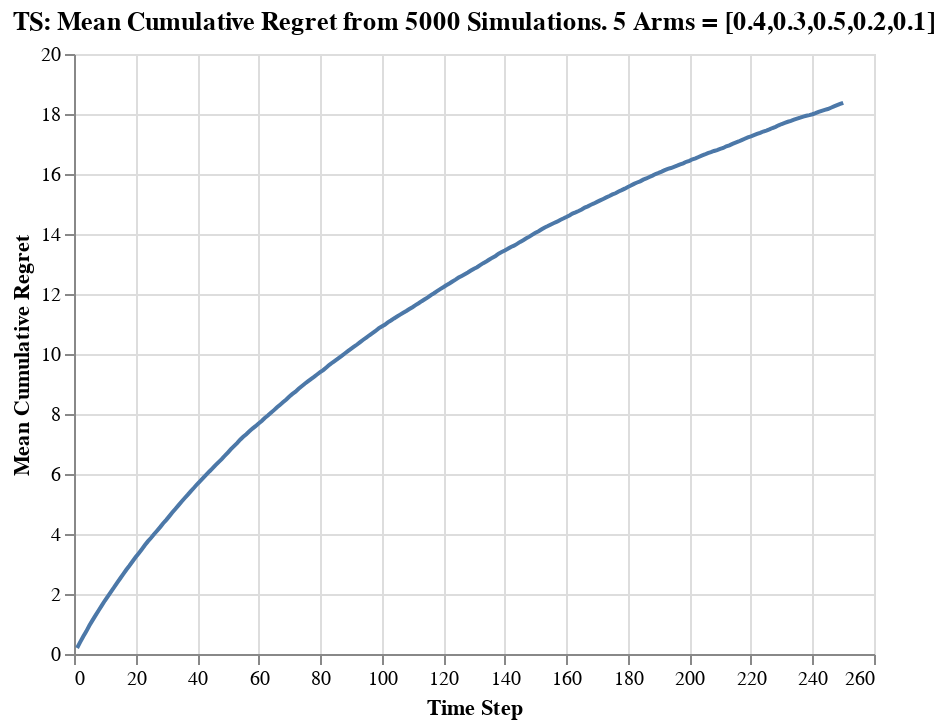

The notebook cell this image was saved under:
### Code cell
alt.Chart(df_cumreward).mark_line().encode(
    alt.X("step:Q", title = "Time Step"),
    alt.Y("regret:Q", title = "Mean Cumulative Regret")
).properties(
    title = "TS: Mean Cumulative Regret from 5000 Simulations. 5 Arms = [0.4,0.3,0.5,0.2,0.1]",
)

### Figure 1 — Vega-Lite specification as saved in the notebook (floating-point values rounded to 4 significant figures; data arrays with more than 128 entries replaced by an {"elided": "..."} marker saying what was removed)
{"config": {"view": {"continuousWidth": 400, "continuousHeight": 300}}, "data": {"name": "data-2701aa6d91020cf512ed26eade62d7b5"}, "mark": "line", "encoding": {"x": {"type": "quantitative", "field": "step", "title": "Time Step"}, "y": {"type": "quantitative", "field": "regret", "title": "Mean Cumulative Regret"}}, "title": "TS: Mean Cumulative Regret from 5000 Simulations. 5 Arms = [0.4,0.3,0.5,0.2,0.1]", "$schema": "https://vega.github.io/schema/vega-lite/v4.8.1.json", "datasets": {"data-2701aa6d91020cf512ed26eade62d7b5": {"elided": "250 records"}}}
